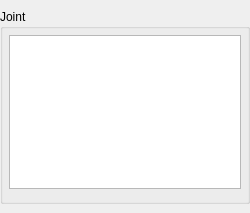
<?xml version="1.0" encoding="UTF-8"?>
<ui version="4.0">
 <class>AddNewJoint</class>
 <widget class="QWidget" name="AddNewJoint">
  <property name="geometry">
   <rect>
    <x>0</x>
    <y>0</y>
    <width>250</width>
    <height>213</height>
   </rect>
  </property>
  <property name="sizePolicy">
   <sizepolicy hsizetype="Fixed" vsizetype="Preferred">
    <horstretch>0</horstretch>
    <verstretch>0</verstretch>
   </sizepolicy>
  </property>
  <property name="minimumSize">
   <size>
    <width>250</width>
    <height>50</height>
   </size>
  </property>
  <property name="windowTitle">
   <string>Add new joint</string>
  </property>
  <layout class="QGridLayout" name="gridLayout">
   <property name="leftMargin">
    <number>0</number>
   </property>
   <property name="topMargin">
    <number>9</number>
   </property>
   <property name="rightMargin">
    <number>0</number>
   </property>
   <property name="bottomMargin">
    <number>9</number>
   </property>
   <item row="0" column="0">
    <widget class="GroupBoxExtension" name="groupBox">
     <property name="sizePolicy">
      <sizepolicy hsizetype="Preferred" vsizetype="Preferred">
       <horstretch>0</horstretch>
       <verstretch>0</verstretch>
      </sizepolicy>
     </property>
     <property name="contextMenuPolicy">
      <enum>Qt::NoContextMenu</enum>
     </property>
     <property name="title">
      <string>Joint</string>
     </property>
     <layout class="QVBoxLayout" name="verticalLayout">
      <property name="margin">
       <number>6</number>
      </property>
      <item>
       <widget class="TreeWidgetExtension" name="treeViewJoints">
        <property name="indentation">
         <number>10</number>
        </property>
        <property name="rootIsDecorated">
         <bool>true</bool>
        </property>
        <property name="sortingEnabled">
         <bool>true</bool>
        </property>
        <property name="headerHidden">
         <bool>true</bool>
        </property>
        <column>
         <property name="text">
          <string notr="true">1</string>
         </property>
        </column>
       </widget>
      </item>
      <item>
       <layout class="QHBoxLayout" name="horizontalLayout">
        <item>
         <widget class="BaseEntityNameEdit" name="addName" native="true"/>
        </item>
       </layout>
      </item>
     </layout>
    </widget>
   </item>
  </layout>
 </widget>
 <customwidgets>
  <customwidget>
   <class>GroupBoxExtension</class>
   <extends>QGroupBox</extends>
   <header>GUI/WidgetExtensions/GroupBoxExtension.h</header>
   <container>1</container>
  </customwidget>
  <customwidget>
   <class>BaseEntityNameEdit</class>
   <extends>QWidget</extends>
   <header location="global">GUI/BasicWidgets/BaseEntityNameEdit.h</header>
   <container>1</container>
  </customwidget>
  <customwidget>
   <class>TreeWidgetExtension</class>
   <extends>QTreeWidget</extends>
   <header>GUI/WidgetExtensions/TreeWidgetExtension.h</header>
  </customwidget>
 </customwidgets>
 <resources/>
 <connections/>
</ui>
